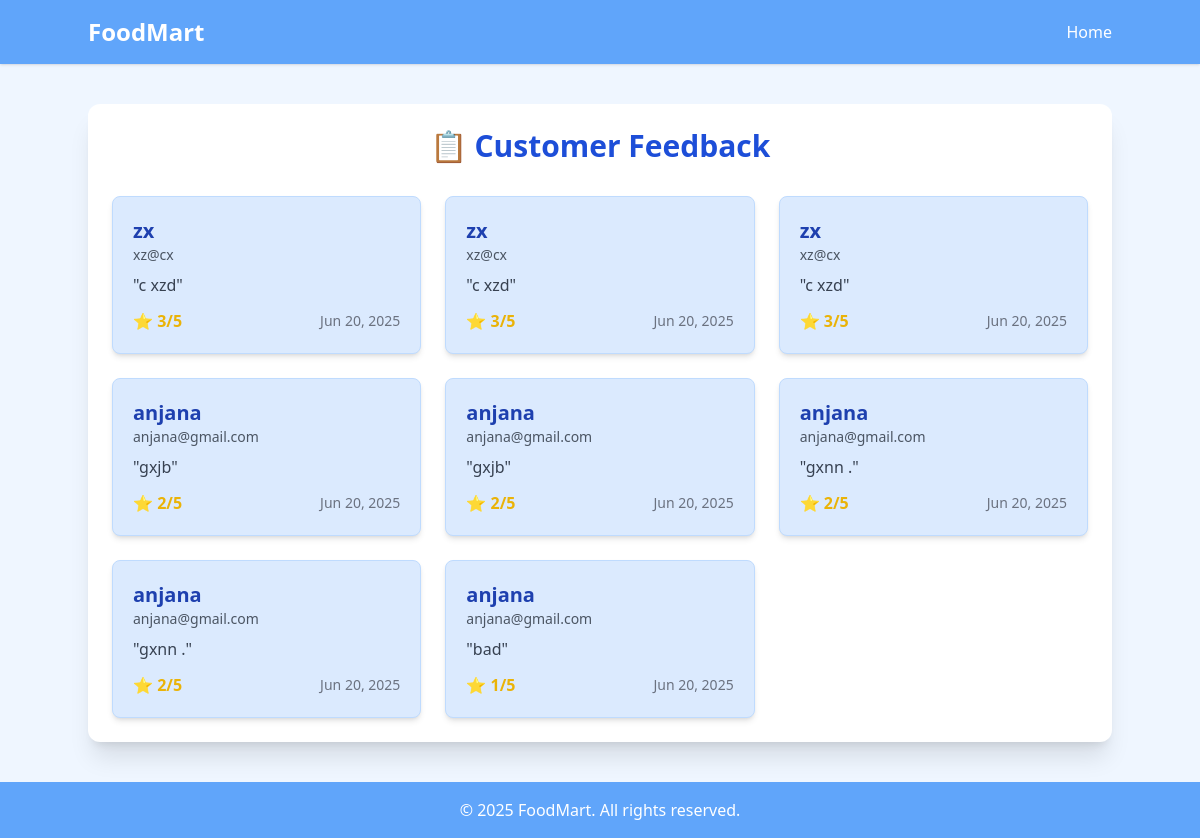
/feedbacklist/, run on the app's committed database.
### foodapp/models.py (models this page shows, shortened)
class feedbacks(models.Model):
    name = models.CharField(max_length=100,null=True,blank=True)
    email = models.EmailField(null=True,blank=True)
    message = models.TextField(null=True,blank=True)
    rating = models.IntegerField(null=True,blank=True)
    created_at = models.DateTimeField(auto_now_add=True,null=True,blank=True)

### foodapp/views.py (the view)
# urls.py: path('feedbacklist/',views.feedbacklist,name='feedbacklist'),
def feedbacklist(request):
    feedbacks = models.feedbacks.objects.all()
    return render(request,'feedbacklist.html', {'feedbacks': feedbacks})

### foodapp/templates/feedbacklist.html (shortened to what this page needs)
<!DOCTYPE html>
<html lang="en">
<head>
  <script src="https://cdn.tailwindcss.com"></script>
</head>
<body class="bg-blue-50 font-sans min-h-screen flex flex-col">
  <nav class="bg-blue-400 text-white p-4 shadow">
    <div class="container mx-auto flex justify-between items-center">
      <h1 class="text-2xl font-bold">FoodMart</h1>
      <a href="/" class="hover:text-gray-200">Home</a>
    </div>
  </nav>
  <main class="container mx-auto mt-10 p-6 bg-white shadow-xl rounded-xl w-full max-w-5xl">
    <h2 class="text-3xl font-bold text-center text-blue-700 mb-8">📋 Customer Feedback</h2>
    {% if feedbacks %}
      <div class="grid grid-cols-1 md:grid-cols-2 lg:grid-cols-3 gap-6">
        {% for fb in feedbacks %}
        <div class="bg-blue-100 border border-blue-200 rounded-lg shadow-md p-5">
          <h3 class="text-xl font-semibold text-blue-800">{{ fb.name }}</h3>
          <p class="text-sm text-gray-600 mb-1">{{ fb.email }}</p>
          <p class="mt-2 text-gray-700">"{{ fb.message }}"</p>
          <div class="mt-3 flex items-center justify-between">
            <span class="text-yellow-500 font-semibold">
              ⭐ {{ fb.rating }}/5
            </span>
            <span class="text-sm text-gray-500">
              {{ fb.created_at|date:"M d, Y" }}
            </span>
          </div>
        </div>
        {% endfor %}
      </div>
    {% else %}
      <p class="text-center text-gray-500">No feedback available yet.</p>
    {% endif %}
  </main>
  <footer class="bg-blue-400 text-white text-center p-4 mt-10">
    <p>&copy; 2025 FoodMart. All rights reserved.</p>
  </footer>
</body>
</html>

### data on the page
feedbacks: name "zx", email "xz@cx", message "c xzd", rating "3", created_at "Jun 20, 2025"
feedbacks: name "zx", email "xz@cx", message "c xzd", rating "3", created_at "Jun 20, 2025"
feedbacks: name "zx", email "xz@cx", message "c xzd", rating "3", created_at "Jun 20, 2025"
feedbacks: name "anjana", email "anjana@gmail.com", message "gxjb", rating "2", created_at "Jun 20, 2025"
feedbacks: name "anjana", email "anjana@gmail.com", message "gxjb", rating "2", created_at "Jun 20, 2025"
feedbacks: name "anjana", email "anjana@gmail.com", message "gxnn .", rating "2", created_at "Jun 20, 2025"
feedbacks: name "anjana", email "anjana@gmail.com", message "gxnn .", rating "2", created_at "Jun 20, 2025"
feedbacks: name "anjana", email "anjana@gmail.com", message "bad", rating "1", created_at "Jun 20, 2025"
